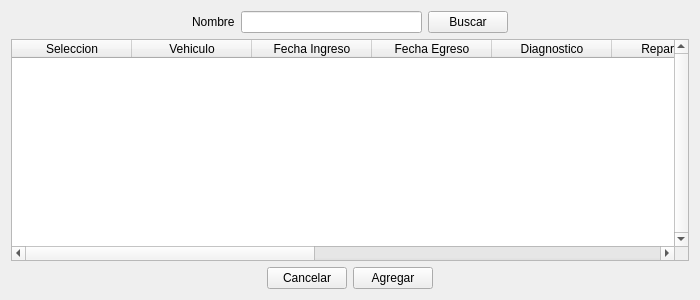
<?xml version="1.0" encoding="UTF-8"?>
<ui version="4.0">
 <class>Form</class>
 <widget class="QWidget" name="Form">
  <property name="geometry">
   <rect>
    <x>0</x>
    <y>0</y>
    <width>700</width>
    <height>300</height>
   </rect>
  </property>
  <property name="windowTitle">
   <string>Form</string>
  </property>
  <layout class="QGridLayout" name="gridLayout_2">
   <item row="1" column="0">
    <layout class="QGridLayout" name="gridLayout_6">
     <item row="0" column="0">
      <widget class="QTableWidget" name="tableWidget">
       <property name="verticalScrollBarPolicy">
        <enum>Qt::ScrollBarAlwaysOn</enum>
       </property>
       <property name="horizontalScrollBarPolicy">
        <enum>Qt::ScrollBarAlwaysOn</enum>
       </property>
       <property name="sortingEnabled">
        <bool>true</bool>
       </property>
       <attribute name="horizontalHeaderDefaultSectionSize">
        <number>120</number>
       </attribute>
       <column>
        <property name="text">
         <string>Seleccion</string>
        </property>
       </column>
       <column>
        <property name="text">
         <string>Vehiculo</string>
        </property>
       </column>
       <column>
        <property name="text">
         <string>Fecha Ingreso</string>
        </property>
       </column>
       <column>
        <property name="text">
         <string>Fecha Egreso</string>
        </property>
       </column>
       <column>
        <property name="text">
         <string>Diagnostico</string>
        </property>
       </column>
       <column>
        <property name="text">
         <string>Reparacion</string>
        </property>
       </column>
       <column>
        <property name="text">
         <string>Costo Repuestos</string>
        </property>
       </column>
       <column>
        <property name="text">
         <string>Costo mano de obra</string>
        </property>
       </column>
       <column>
        <property name="text">
         <string>Costo Total</string>
        </property>
       </column>
       <column>
        <property name="text">
         <string>Metodo de pago</string>
        </property>
       </column>
       <column>
        <property name="text">
         <string>Saldada</string>
        </property>
       </column>
      </widget>
     </item>
    </layout>
   </item>
   <item row="0" column="0">
    <layout class="QGridLayout" name="gridLayout_5">
     <item row="0" column="1">
      <widget class="QLabel" name="label_11">
       <property name="text">
        <string>Nombre</string>
       </property>
      </widget>
     </item>
     <item row="0" column="3">
      <widget class="QPushButton" name="pushButton">
       <property name="text">
        <string>Buscar</string>
       </property>
      </widget>
     </item>
     <item row="0" column="0">
      <spacer name="horizontalSpacer_3">
       <property name="orientation">
        <enum>Qt::Horizontal</enum>
       </property>
       <property name="sizeHint" stdset="0">
        <size>
         <width>40</width>
         <height>20</height>
        </size>
       </property>
      </spacer>
     </item>
     <item row="0" column="2">
      <widget class="QLineEdit" name="lineEdit_6"/>
     </item>
     <item row="0" column="4">
      <spacer name="horizontalSpacer_4">
       <property name="orientation">
        <enum>Qt::Horizontal</enum>
       </property>
       <property name="sizeHint" stdset="0">
        <size>
         <width>40</width>
         <height>20</height>
        </size>
       </property>
      </spacer>
     </item>
    </layout>
   </item>
   <item row="2" column="0">
    <layout class="QGridLayout" name="gridLayout_4">
     <item row="0" column="0">
      <spacer name="horizontalSpacer">
       <property name="orientation">
        <enum>Qt::Horizontal</enum>
       </property>
       <property name="sizeHint" stdset="0">
        <size>
         <width>40</width>
         <height>20</height>
        </size>
       </property>
      </spacer>
     </item>
     <item row="0" column="2">
      <widget class="QPushButton" name="Aceptar_button">
       <property name="text">
        <string>Agregar</string>
       </property>
      </widget>
     </item>
     <item row="0" column="1">
      <widget class="QPushButton" name="Cancelar_button">
       <property name="text">
        <string>Cancelar</string>
       </property>
      </widget>
     </item>
     <item row="0" column="3">
      <spacer name="horizontalSpacer_2">
       <property name="orientation">
        <enum>Qt::Horizontal</enum>
       </property>
       <property name="sizeHint" stdset="0">
        <size>
         <width>40</width>
         <height>20</height>
        </size>
       </property>
      </spacer>
     </item>
    </layout>
   </item>
  </layout>
 </widget>
 <resources/>
 <connections/>
</ui>
